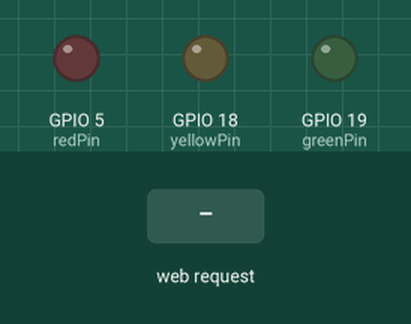
This sketch was run on a simulated ESP32. On the bench: output pins drawn as LEDs (lit = HIGH). The inputs (shaded band) are chosen by the test bench. What the sketch prints to the serial monitor is not drawn.

Above: at 3.2 s.
3.3 s: HTTP request GET /toggleRed received
At 3.8 s:
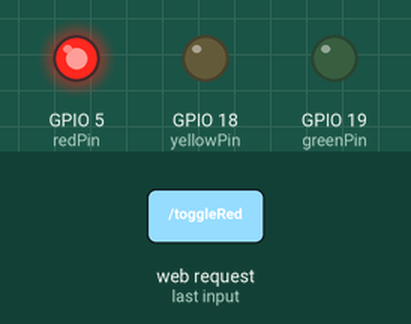
4.8 s: HTTP request GET /toggleYellow received
At 6.0 s:
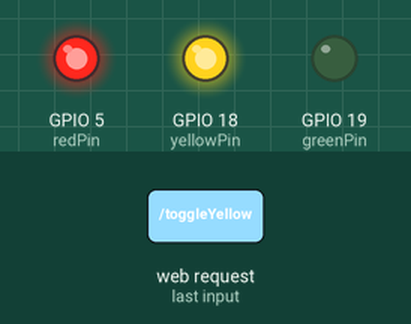
6.3 s: HTTP request GET /toggleGreen received
At 7.2 s:
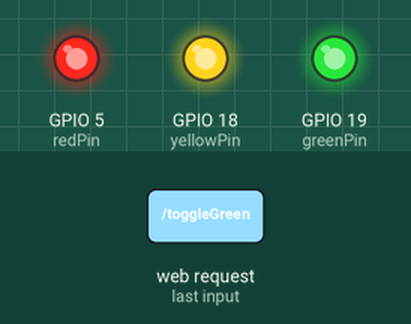
7.8 s: HTTP request GET /toggleRed received
At 8.4 s:
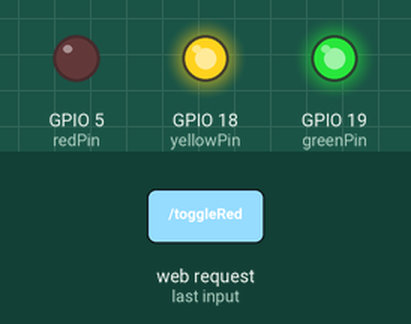
9.3 s: HTTP request GET /toggleYellow received
At 10.7 s:
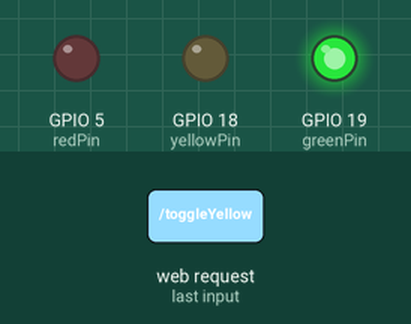
Timing chart, 0 to 11.8 s (numbered marks = the images above; inputs shaded):
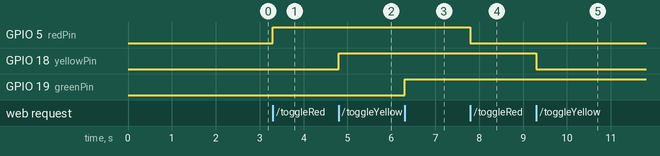

The sketch:

traffic_school.ino
```cpp
#include <WiFi.h>
#include <WebServer.h>

// ================== CONFIGURATION ==================
const char* ap_ssid = "YESP32";        // ← Access Point name (what you'll see in WiFi list)
const char* ap_password = "mypassword"; // ← Password for the Access Point
// ===================================================

WebServer server(80);

const int redPin = 5;
const int yellowPin = 18;
const int greenPin = 19;

void handleRoot() {
  String html = "<!DOCTYPE html><html><head><title>Traffic School</title>";
  html += "<meta name='viewport' content='width=device-width, initial-scale=1'>";
  html += "<style>body{font-family:Arial;text-align:center;background:#111;color:#fff;}";
  html += "h1{color:#ffd700;} button{font-size:24px;padding:20px 40px;margin:15px;border:none;border-radius:10px;}</style></head><body>";
  html += "<h1> 🚦 Traffic School</h1>";
  html += "<h2>Click a button to light up the signal</h2>";
  html += "<p><strong>Red Light:</strong> " + String(digitalRead(redPin) == HIGH ? "ON" : "OFF") + "</p>";
  html += "<a href='/toggleRed'><button style='background:#ff0000;color:white;'>Red Light</button></a>";
  html += "<p><strong>Yellow Light:</strong> " + String(digitalRead(yellowPin) == HIGH ? "ON" : "OFF") + "</p>";
  html += "<a href='/toggleYellow'><button style='background:#ffcc00;color:black;'>Yellow Light</button></a>";
  html += "<p><strong>Green Light:</strong> " + String(digitalRead(greenPin) == HIGH ? "ON" : "OFF") + "</p>";
  html += "<a href='/toggleGreen'><button style='background:#00ff00;color:black;'>Green Light</button></a>";
  html += "</body></html>";
  server.send(200, "text/html", html);
}

void handleToggleRed() {
  digitalWrite(redPin, !digitalRead(redPin));
  server.sendHeader("Location", "/");
  server.send(303);
}

void handleToggleYellow() {
  digitalWrite(yellowPin, !digitalRead(yellowPin));
  server.sendHeader("Location", "/");
  server.send(303);
}

void handleToggleGreen() {
  digitalWrite(greenPin, !digitalRead(greenPin));
  server.sendHeader("Location", "/");
  server.send(303);
}

void setup() {
  Serial.begin(115200);
  delay(1000);  // Give Serial time to start

  // Set up pins
  pinMode(redPin, OUTPUT);
  pinMode(yellowPin, OUTPUT);
  pinMode(greenPin, OUTPUT);
  digitalWrite(redPin, LOW);
  digitalWrite(yellowPin, LOW);
  digitalWrite(greenPin, LOW);

  // === START WiFi ACCESS POINT ===
  Serial.println("\n==========================");
  Serial.println("Starting WiFi Access Point...");
  Serial.print("SSID: ");
  Serial.println(ap_ssid);
  Serial.print("Password: ");
  Serial.println(ap_password);

  WiFi.softAP(ap_ssid, ap_password);

  // Wait a moment for AP to fully start
  delay(1000);

  IPAddress apIP = WiFi.softAPIP();

  Serial.println("✅ Access Point Started Successfully!");
  Serial.println("==========================");
  Serial.print("📡 Connect to WiFi: ");
  Serial.println(ap_ssid);
  Serial.print("🔑 Password: ");
  Serial.println(ap_password);
  Serial.print("🌐 Open your browser and go to: http://");
  Serial.println(apIP);
  Serial.println("==========================");

  // Set up web server routes
  server.on("/", handleRoot);
  server.on("/toggleRed", handleToggleRed);
  server.on("/toggleYellow", handleToggleYellow);
  server.on("/toggleGreen", handleToggleGreen);

  server.begin();
  Serial.println("HTTP server started");
  Serial.println("Ready! 🎉");
}

void loop() {
  server.handleClient();
}
```

Measured:
- after the input at 3.3 s, GPIO 5 (redPin): LOW → HIGH at once
- after the input at 4.8 s, GPIO 18 (yellowPin): LOW → HIGH at once
- after the input at 6.3 s, GPIO 19 (greenPin): LOW → HIGH at once
- after the input at 7.8 s, GPIO 5 (redPin): HIGH → LOW at once
- after the input at 9.3 s, GPIO 18 (yellowPin): HIGH → LOW at once
